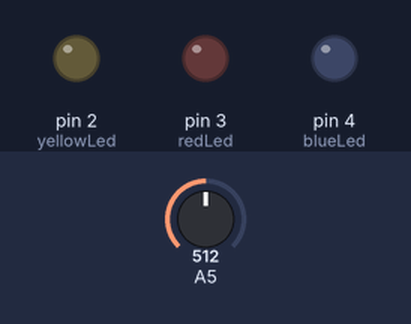
Bench run of a sketch on a simulated Arduino Uno, built with avr-gcc and run on an emulated ATmega328P. Shown: output pins drawn as LEDs (lit = HIGH). The inputs (shaded band) are chosen by the test bench; at power-on: A5 = 512.

Above: at 1.2 s.
1.3 s: A5 set to 808
2.8 s: A5 set to 833
At 3.9 s:
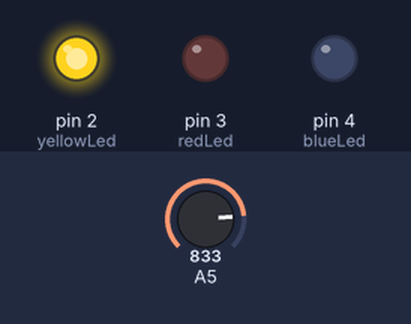
4.3 s: A5 set to 935
At 5.1 s:
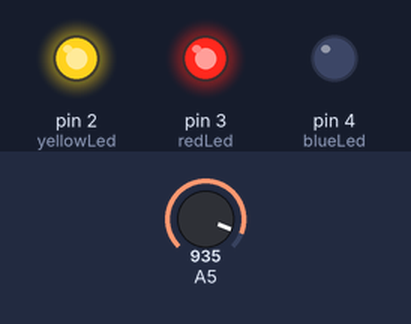
5.8 s: A5 set to 943
At 6.4 s:
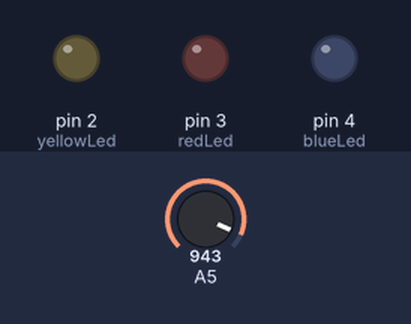
7.3 s: A5 set to 925
At 7.6 s:
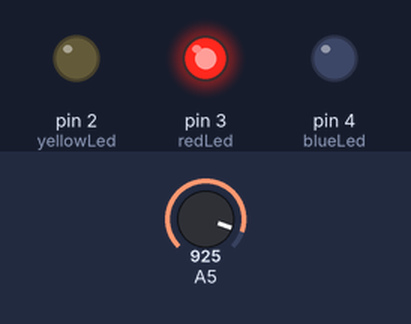
8.8 s: A5 set to 945
At 10.0 s:
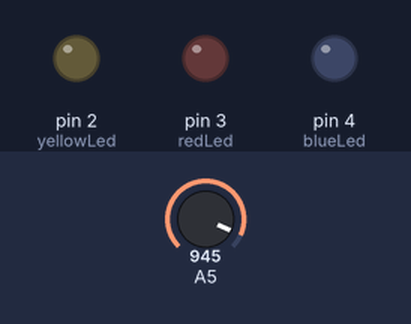
Timing chart, 0 to 11.3 s (numbered marks = the images above; inputs shaded):
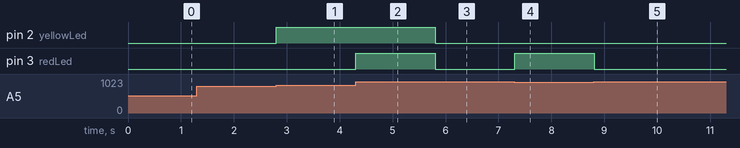

Measured:
- the behaviour switches between 823 and 824 on A5 (found by bisection; images 0 and 1)
- the behaviour switches between 935 and 936 on A5 (found by bisection; images 2 and 3)
- after the input at 1.3 s, every drawn part: stays the same
- after the input at 2.8 s, pin 2 (yellowLed): LOW → HIGH at once
- after the input at 4.3 s, pin 3 (redLed): LOW → HIGH at once
- after the input at 5.8 s, pin 2 (yellowLed), pin 3 (redLed): HIGH → LOW at once
- after the input at 7.3 s, pin 3 (redLed): LOW → HIGH at once
- after the input at 8.8 s, pin 3 (redLed): HIGH → LOW at once

The sketch:

3buttons1pin_root.ino
```cpp
/* Multiple buttons on one Analog pin Example
   Use 4 buttons to one bus to control 4 LEDs
   Dev: Vasilakis Michalis // Date: 1/7/2015 // www.ardumotive.com */

//Constants
const int yellowLed = 2;
const int redLed    = 3;
const int blueLed   = 4;

//Variables
int buttonValue; //Stores analog value when button is pressed


void setup()
{
 pinMode(yellowLed, OUTPUT);
  pinMode(redLed, OUTPUT);
  pinMode(blueLed, OUTPUT);

}

void loop()
{
  buttonValue = analogRead(A5); //Read analog value from A0 pin

  //For 1st button:
  if (buttonValue>=824 && buttonValue<=834){
    digitalWrite(yellowLed, HIGH);
  }
  //For 2nd button:
  else if (buttonValue>=925 && buttonValue<=935){
    digitalWrite(redLed, HIGH);
  }
  //For 3rd button:
  else if (buttonValue>=969  && buttonValue<=979){
    digitalWrite(blueLed, HIGH);
  }
  //No button pressed, turn off LEDs
  else{
    digitalWrite(yellowLed, LOW);
      digitalWrite(redLed, LOW);
      digitalWrite(blueLed, LOW);

  }
  delay(100);
}
```
